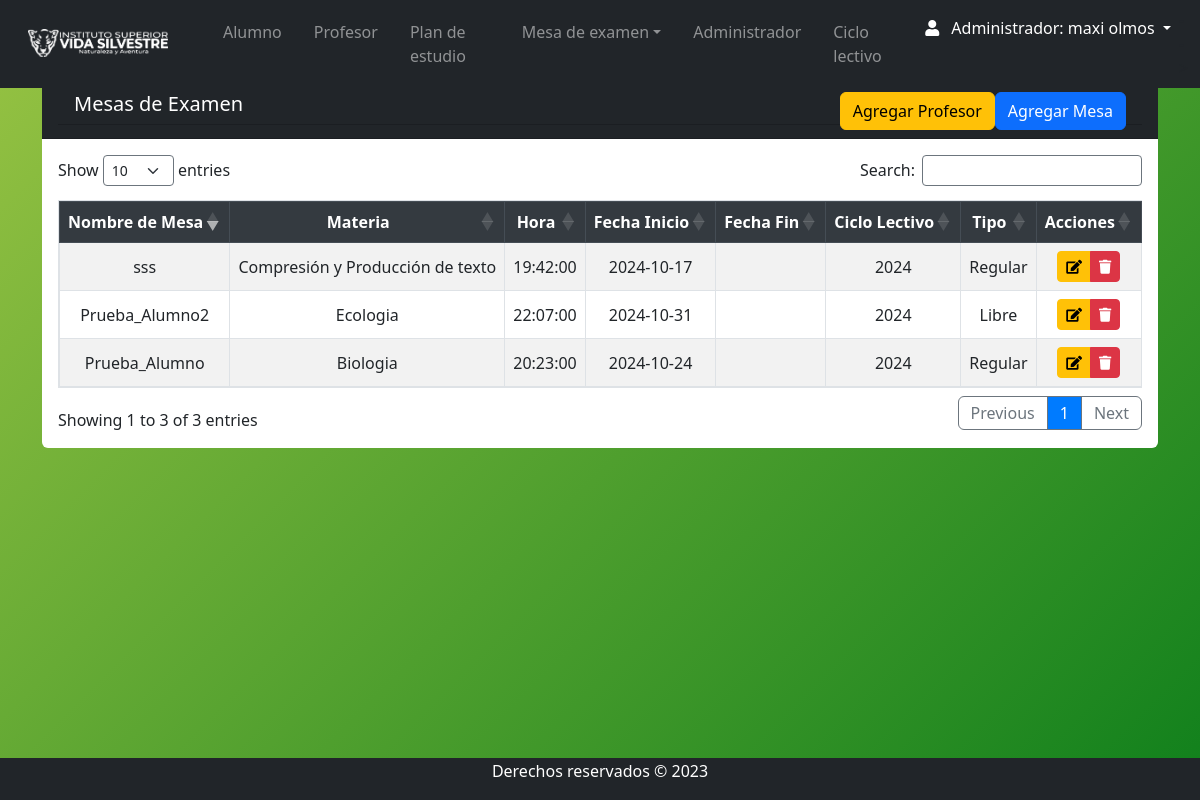
Page /Views/admin/listadomesa.php (signed in) on the earlier database version.
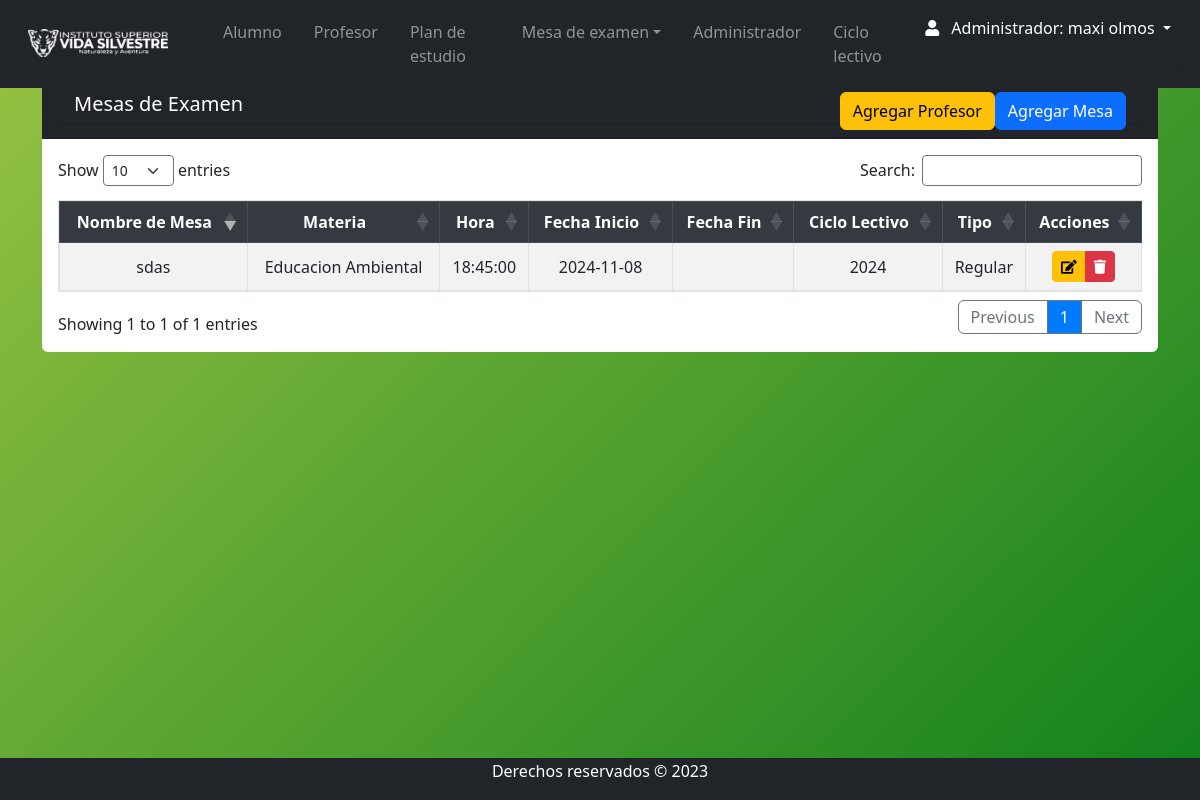
Same page on the later database version.
### tables this page shows
CREATE TABLE `mesa_examen` (
  `id_mesa` int(11) NOT NULL,
  `id_materia` int(11) DEFAULT NULL,
  `fecha` date DEFAULT NULL,
  `nombre_mesa` varchar(30) DEFAULT NULL,
  `hora` time DEFAULT NULL,
  `id_ciclo` int(11) DEFAULT NULL,
  `id_tipo` int(11) DEFAULT NULL,
  `estado` varchar(11) DEFAULT NULL,
  `libro` varchar(20) NOT NULL,
  `folio` int(11) DEFAULT NULL,
  `id_t` int(11) NOT NULL
);

CREATE TABLE `materia` (
  `id_materia` int(11) NOT NULL,
  `Nombre` varchar(255) DEFAULT NULL,
  `descripcion` varchar(50) DEFAULT NULL,
  `horas` varchar(5) DEFAULT NULL,
  `num_resolucion` varchar(15) DEFAULT NULL,
  `año_cursado` varchar(20) NOT NULL,
  `id_tipo` int(11) DEFAULT NULL,
  `estado` varchar(11) DEFAULT NULL,
  `plan_estudio` varchar(50) DEFAULT NULL
);

CREATE TABLE `ciclo_lectivo` (
  `id_ciclo` int(11) NOT NULL,
  `nombre_ciclo` varchar(50) DEFAULT NULL,
  `fecha_inicio` date DEFAULT NULL,
  `fecha_fin` date DEFAULT NULL,
  `Estado` varchar(11) DEFAULT NULL,
  `created_at` timestamp NOT NULL DEFAULT current_timestamp(),
  `updated_at` timestamp NOT NULL DEFAULT current_timestamp() ON UPDATE current_timestamp(),
  `ciclo_actual` tinyint(4) NOT NULL
);

CREATE TABLE `tipo` (
  `id_tipo` int(11) NOT NULL,
  `nombre_tipo` varchar(50) NOT NULL
);

### Views/admin/listadomesa.php (the view, shortened to what this page needs)
<?php
require '../../conn/connection.php';
$query = "SELECT mesa_examen.*,
                 materia.nombre AS nombre_materia,
                 ciclo_lectivo.nombre_ciclo,
                 nombre_tipo AS nombre_tipo
          FROM mesa_examen
          INNER JOIN materia ON mesa_examen.id_materia = materia.id_materia
          LEFT JOIN ciclo_lectivo ON mesa_examen.id_ciclo = ciclo_lectivo.id_ciclo
          LEFT JOIN tipo ON mesa_examen.id_tipo = tipo.id_tipo WHERE  mesa_examen.estado= 'Activo'";
$result = $db->query($query);
?>
<?php require 'navbar.php'; ?>
    <div class="container mt-3">
        <div class="card rounded-2 border-0">
            <di class="card-header pb-0 bg-dark text-white ">
                <h5 class="card-header bg-dark text-white"> Mesas de Examen
                <a class="btn btn-primary float-right mb-2" href="mesa_examen_add.php">Agregar Mesa</a>
                <a class="btn btn-warning float-right mb-2" href="mesa_acta.php">Agregar Profesor</a>
                    </h5>
            </di>
            <div class="card-body table-responsive">
                <table id="example" class="table table-striped table-bordered  " cellspacing="0" width="100%">
                    <thead class="thead-dark">
                        <tr>
                            <th>Nombre de Mesa</th>
                            <th>Materia</th>
                            <th>Hora</th>
                            <th>Fecha Inicio</th>
                            <th>Fecha Fin</th>
                            <th>Ciclo Lectivo</th>
                            <th>Tipo</th>
                            <th>Acciones </th>
                        </tr>
                    </thead>
                    <tbody>
                        <?php
                        while ($row = $result->fetch(PDO::FETCH_ASSOC)) {
                            echo "<tr>";
                            echo "<td>" . $row['nombre_mesa'] . "</td>";
                            echo "<td>" . $row['nombre_materia'] . "</td>";
                            echo "<td>" . $row['hora'] . "</td>";
                            echo "<td>" . $row['fecha'] . "</td>";
                            echo "<td>" . $row['fecha_fin'] . "</td>";
                            echo "<td>" . $row['nombre_ciclo'] . "</td>";
                            echo "<td>" . $row['nombre_tipo'] . "</td>";
                        ?>
                        <td class="text-center">
                                                    <div class="btn-group">
                                                        <a href="mesa_edit.php?id=<?php echo $row['id_mesa']; ?>" class="btn btn-warning btn-sm" title="Editar" role="button">
                                                            <i class="fas fa-edit"></i>
                                                        </a>
                                                        <a href="javascript:eliminar5(<?php echo $row['id_mesa'];?>)" class="btn btn-danger btn-sm" title="Borrar" role="button">
                                                            <i class="fas fa-trash"></i>
                                                        </a>
                                                    </div>
                                                </td>
                             <?php
                               echo "</tr>";
                                }
                                ?>
                    </tbody>
                </table>
            </div>
        </div>
    </div>
<?php require 'footer.php'; ?>

### Views/admin/navbar.php (shortened to what this page needs)
<!DOCTYPE html>
<html lang="es">
<head>
  <link rel="stylesheet" href="https://use.fontawesome.com/releases/v5.8.2/css/all.css">
  <link rel="stylesheet" href="../../css/style.css">
  <link href="https://cdn.jsdelivr.net/npm/bootstrap@5.3.2/dist/css/bootstrap.min.css" rel="stylesheet">
  <link rel="stylesheet" href="https://maxcdn.bootstrapcdn.com/bootstrap/4.5.2/css/bootstrap.min.css">
  <link rel="stylesheet" href="https://cdnjs.cloudflare.com/ajax/libs/twitter-bootstrap/5.3.0/css/bootstrap.min.css">
  <link rel="stylesheet" href="https://cdn.datatables.net/1.13.7/css/dataTables.bootstrap5.min.css">
  <link rel="stylesheet" type="text/css" href="https://cdn.datatables.net/1.13.1/css/dataTables.bootstrap5.min.css" />
  <link rel="stylesheet" type="text/css" href="https://cdn.datatables.net/buttons/2.3.3/css/buttons.bootstrap5.min.css" />
  <link rel="stylesheet" href="https://cdn.jsdelivr.net/npm/bootstrap@5.3.0-alpha1/dist/css/bootstrap.min.css" />
  <link rel="stylesheet" href="https://cdnjs.cloudflare.com/ajax/libs/font-awesome/6.2.1/css/all.min.css" />
  <link rel="stylesheet" href="https://cdnjs.cloudflare.com/ajax/libs/font-awesome/5.15.4/css/all.min.css">
</head>
<body>
  <div style="height:60px">
    <nav class="navbar navbar-expand-lg navbar-dark bg-dark fixed-top">
      <div class="container-fluid">
        <a href="index.php" class="navbar-brand">
          <img class="d-line-block align-top  ms-3" src="../../img/vida-silvestre.png" width="140px" style="margin-right:15px">
        </a>
        <div class="collapse navbar-collapse d-flex  ms-3" id="navbarNav">
          <ul class="navbar-nav mr-auto flex-grow-1 bd-highlight">
            <div class="collapse navbar-collapse " id="navbarNav">
              <ul class="navbar-nav mr-auto ">
                <li class="nav-item dropdown pr-3">
                  <a class="nav-link " href="alumno_index.php">
                    Alumno
                  </a>
                <li class="nav-item dropdown pr-3">
                  <a class="nav-link " href="profe_index.php">
                    Profesor
                  </a>
                </li>
                <li class="nav-item  pr-3">
                  <a class="nav-link" href="materia_index.php">Plan de estudio</a>
                </li>
                <li class="nav-item dropdown pr-3 ">
                  <a class="nav-link dropdown-toggle " href="#" role="button" data-bs-toggle="dropdown" aria-expanded="false">Mesa de examen</a>
                </li>
                <li class="nav-item dropdown pr-3 ">
                  <a class="nav-link " href="admin_index.php">Administrador</a>
                </li>
                <li class="nav-item  pr-3">
                  <a class="nav-link" href="ciclo_lectivo.php">Ciclo lectivo</a>
                </li>
              </ul>
              <form class="form-inline d-flex justify-content-end">
                <div class="collapse navbar-collapse" id="navbarNav">
                  <ul class="navbar-nav">
                    <li class="nav-item dropdown">
                      <a class="nav-link dropdown-toggle active" href="#" role="button" data-bs-toggle="dropdown" aria-expanded="false">
                        <i class="fas fa-user pr-2"></i>
                        Administrador:
                        <?php if (isset($_SESSION['nombre']) && isset($_SESSION['apellido'])) : ?>
                          <?php echo $_SESSION['nombre'] . ' ' . $_SESSION['apellido']; ?>
                        <?php endif; ?>
                      </a>
                    </li>
                  </ul>
                </div>
              </form>
            </div>
        </div>
    </nav>
  </div>

### Views/admin/footer.php (shortened to what this page needs)
        <br/><br/>
        <footer class="text-white bg-dark">
                <p>Derechos reservados &copy; 2023</p>
        </footer>
    </body>
</html>

### css/style.css (style rules this page uses)
body { background: linear-gradient(135deg, #98c343, #10801c); position: relative; padding-bottom: 10px; min-height: 100vh; }
th, td { text-align: center !important; vertical-align: middle !important; }

### Views/admin/footer.php (style rules this page uses)
footer { background: #1b1e21; width: 100%; padding: 1px; position: absolute; bottom:0; }
footer p { text-align: center; }

Differences in the rows shown:
removed mesa_examen: nombre_mesa "Prueba_Alumno", id_materia.Nombre "Biologia", hora "20:23:00", fecha "2024-10-24", id_ciclo.nombre_ciclo "2024", id_tipo.nombre_tipo "Regular"
removed mesa_examen: nombre_mesa "Prueba_Alumno2", id_materia.Nombre "Ecologia", hora "22:07:00", fecha "2024-10-31", id_ciclo.nombre_ciclo "2024", id_tipo.nombre_tipo "Libre"
changed mesa_examen "Regular": nombre_mesa "sss" → "sdas"; id_materia.Nombre "Compresión y Producción de texto" → "Educacion Ambiental"; hora "19:42:00" → "18:45:00"; fecha "2024-10-17" → "2024-11-08"
Other differences:
text written by a page script: "Show entries Search: Showing 1 to 3 of 3 entries Previous 1 Next" → "Show entries Search: Showing 1 to 1 of 1 entries Previous 1 Next"
